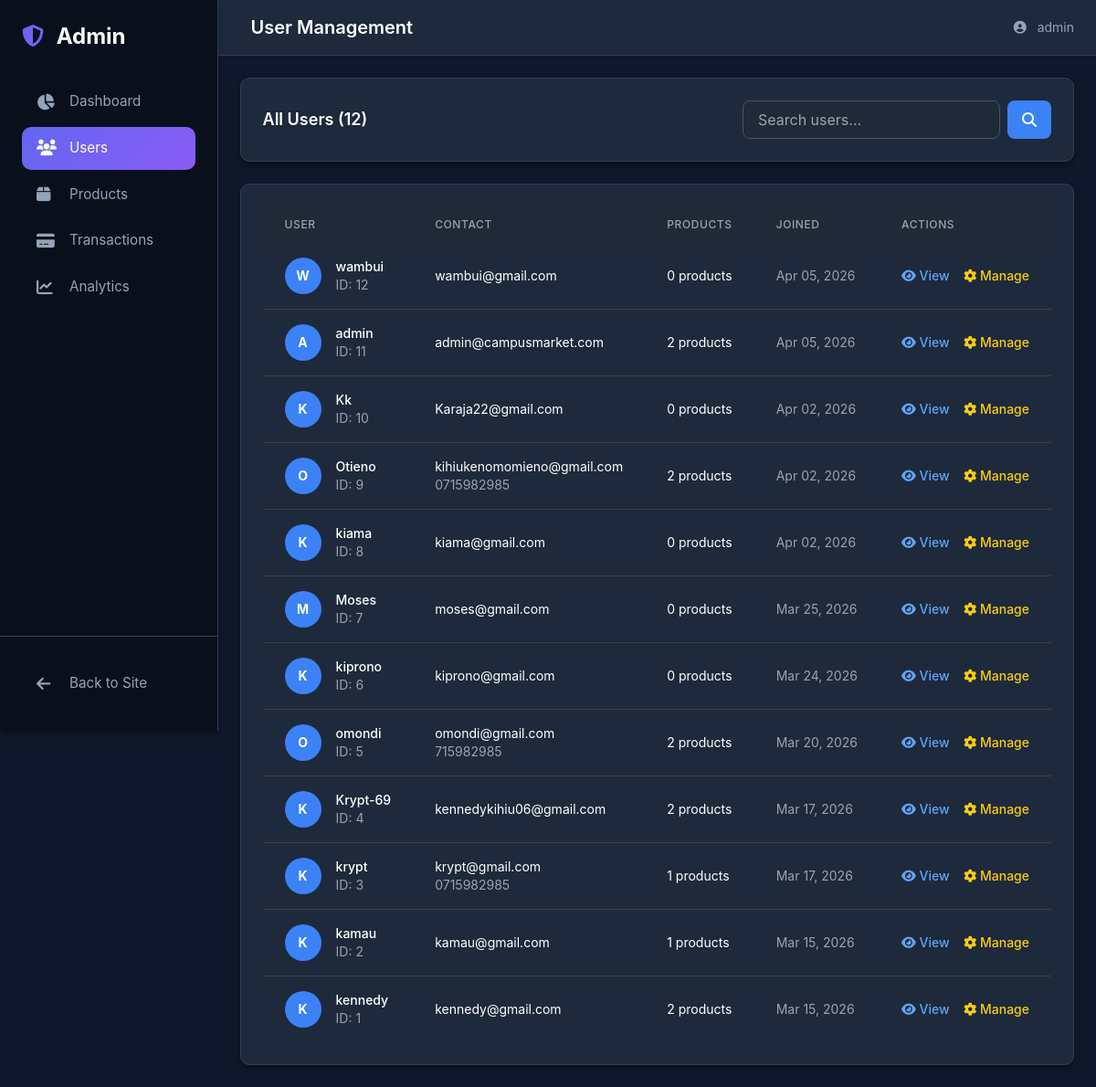
The app's page /admin/users (signed in), older data.
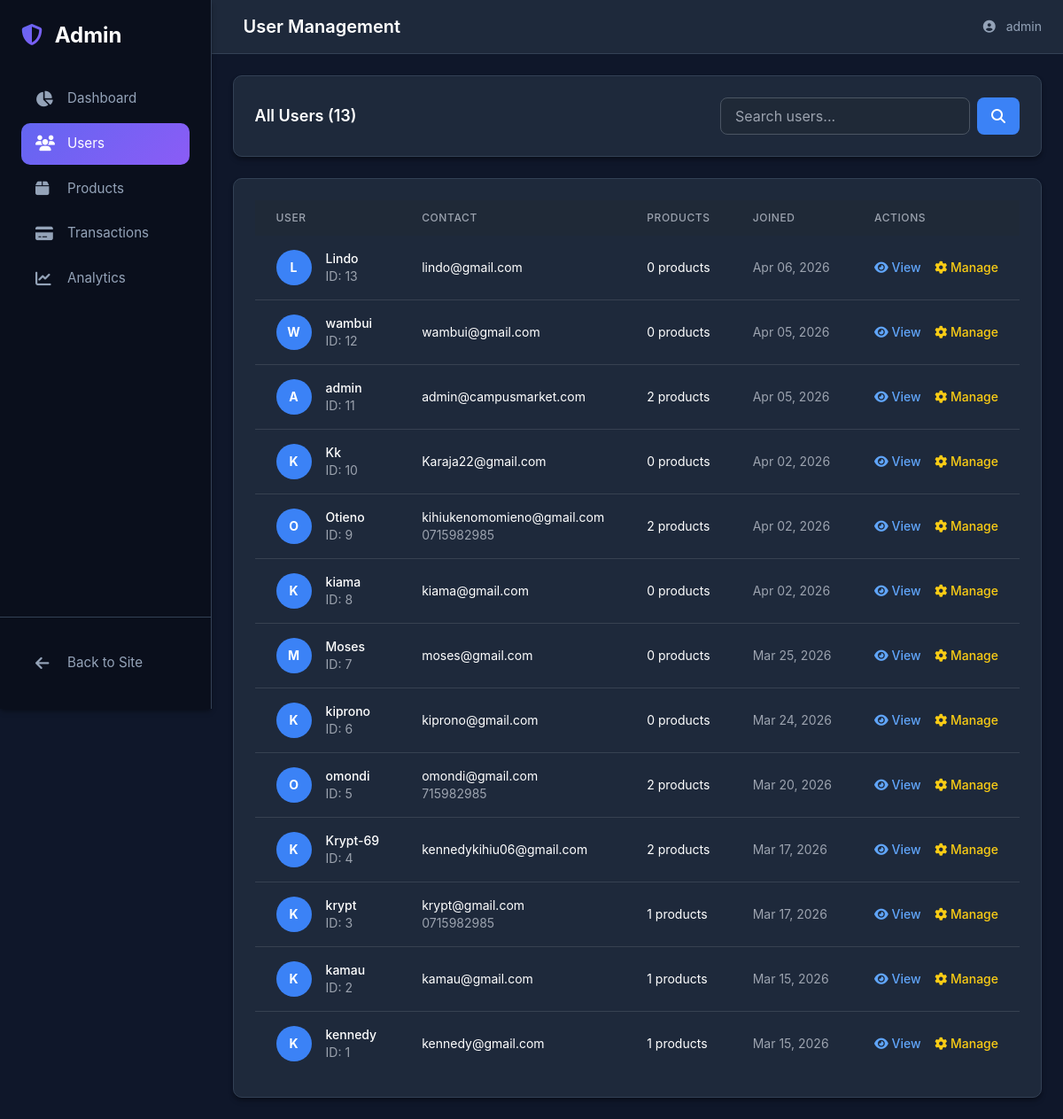
The same page, newer data.
### app/models.py (models this page shows, shortened)
class User(UserMixin, db.Model):
    __tablename__ = 'users'
    id = db.Column(db.Integer, primary_key=True)
    username = db.Column(db.String(80), unique=True, nullable=False)
    email = db.Column(db.String(120), unique=True, nullable=False)
    password_hash = db.Column(db.String(128))
    phone = db.Column(db.String(20))
    created_at = db.Column(db.DateTime, default=datetime.utcnow)
    google_id = db.Column(db.String(100), unique=True, nullable=True)
    profile_picture = db.Column(db.String(500), nullable=True)
    products = db.relationship('Product',
        foreign_keys='Product.seller_id',
        back_populates='seller',
        lazy=True
    )
    payments = db.relationship('Payment',
        back_populates='payment_user',
        lazy=True
    )
    phone_number = db.Column(db.String(20))
    campus_location = db.Column(db.String(100))
    hostel_name = db.Column(db.String(100))
    hostel_room = db.Column(db.String(20))
    whatsapp_number = db.Column(db.String(20))
    show_contact_details = db.Column(db.Boolean, default=True)
    contact_preference = db.Column(db.String(20), default='whatsapp')
    is_admin = db.Column(db.Boolean, default=False)
    conversations_as_buyer = db.relationship('Chat',
        foreign_keys='Chat.buyer_id',
        back_populates='buyer',
        lazy=True,
        cascade='all, delete-orphan'
    )
    conversations_as_seller = db.relationship('Chat',
        foreign_keys='Chat.seller_id',
        back_populates='seller',
        lazy=True,
        cascade='all, delete-orphan'
    )
    sent_messages = db.relationship('Message',
        foreign_keys='Message.sender_id',
        back_populates='sender',
        lazy=True,
        cascade='all, delete-orphan'
    )
    sent_offers = db.relationship('Offer',
        foreign_keys='Offer.buyer_id',
        back_populates='offer_buyer',
        lazy=True
    )
    received_offers = db.relationship('Offer',
        foreign_keys='Offer.seller_id',
        back_populates='offer_seller',
        lazy=True
    )

### app/admin/routes.py (the view)
@admin_bp.route('/users')
@login_required
@admin_required
def users_management():
    page = request.args.get('page', 1, type=int)
    search = request.args.get('search', '')
    query = User.query
    if search:
        query = query.filter(
            (User.username.ilike(f'%{search}%')) |
            (User.email.ilike(f'%{search}%'))
        )
    users = query.order_by(User.created_at.desc()).paginate(
        page=page, per_page=20, error_out=False
    )
    return render_template('admin/users.html', users=users, search=search)

### app/admin/routes.py (called while the page is built)
def admin_required(f):
    @wraps(f)
    def decorated_function(*args, **kwargs):
        if (not current_user.is_authenticated or
            not current_user.is_admin):
            flash('Admin access required.', 'error')
            return redirect(url_for('main.index'))
        return f(*args, **kwargs)
    return decorated_function

### app/models.py (called while the page is built)
@login_manager.user_loader
def load_user(user_id):
    return User.query.get(int(user_id))

### app/templates/admin/users.html (shortened to what the changed rows need)
{% extends "admin/base.html" %}
{% block header_title %}User Management{% endblock %}
{% block content %}
<div class="space-y-6">
    <div class="card p-6">
        <div class="flex flex-col sm:flex-row justify-between items-start sm:items-center space-y-4 sm:space-y-0">
            <h3 class="text-lg font-semibold text-white">All Users ({{ users.total }})</h3>
            <form method="GET" class="flex space-x-2">
                <input type="text"
                       name="search"
                       value="{{ search }}"
                       placeholder="Search users..."
                       class="px-4 py-2 bg-gray-800 border border-gray-600 rounded-lg text-white placeholder-gray-400 focus:outline-none focus:border-blue-500">
                <button type="submit"
                        class="px-4 py-2 bg-blue-500 text-white rounded-lg hover:bg-blue-600 transition-colors">
                </button>
            </form>
        </div>
    </div>
    <div class="card overflow-hidden">
        <div class="overflow-x-auto">
            <table class="w-full">
                <thead class="bg-gray-800">
                    <tr>
                        <th class="px-6 py-3 text-left text-xs font-medium text-gray-400 uppercase tracking-wider">User</th>
                        <th class="px-6 py-3 text-left text-xs font-medium text-gray-400 uppercase tracking-wider">Contact</th>
                        <th class="px-6 py-3 text-left text-xs font-medium text-gray-400 uppercase tracking-wider">Products</th>
                        <th class="px-6 py-3 text-left text-xs font-medium text-gray-400 uppercase tracking-wider">Joined</th>
                        <th class="px-6 py-3 text-left text-xs font-medium text-gray-400 uppercase tracking-wider">Actions</th>
                    </tr>
                </thead>
                <tbody class="divide-y divide-gray-700">
                    {% for user in users.items %}
                    <tr class="hover:bg-gray-800/50 transition-colors">
                        <td class="px-6 py-4 whitespace-nowrap">
                            <div class="flex items-center">
                                <div class="w-10 h-10 bg-blue-500 rounded-full flex items-center justify-center">
                                    <span class="text-sm font-bold text-white">{{ user.username[0]|upper }}</span>
                                </div>
                                <div class="ml-4">
                                    <div class="text-sm font-medium text-white">{{ user.username }}</div>
                                    <div class="text-sm text-gray-400">ID: {{ user.id }}</div>
                                </div>
                            </div>
                        </td>
                        <td class="px-6 py-4 whitespace-nowrap">
                            <div class="text-sm text-white">{{ user.email }}</div>
                            {% if user.phone_number %}
                            <div class="text-sm text-gray-400">{{ user.phone_number }}</div>
                            {% endif %}
                        </td>
                        <td class="px-6 py-4 whitespace-nowrap">
                            <div class="text-sm text-white">{{ user.products|length }} products</div>
                        </td>
                        <td class="px-6 py-4 whitespace-nowrap text-sm text-gray-400">
                            {{ user.created_at.strftime('%b %d, %Y') }}
                        </td>
                        <td class="px-6 py-4 whitespace-nowrap text-sm font-medium">
                            <a href="{{ url_for('admin.user_detail', user_id=user.id) }}"
                               class="text-blue-400 hover:text-blue-300 mr-3">
                                <i class="fas fa-eye"></i> View
                            </a>
                            <form action="{{ url_for('admin.toggle_user_status', user_id=user.id) }}"
                                  method="POST" class="inline">
                                <button type="submit"
                                        class="text-yellow-400 hover:text-yellow-300">
                                    <i class="fas fa-cog"></i> Manage
                                </button>
                            </form>
                        </td>
                    </tr>
                    {% endfor %}
                </tbody>
            </table>
        </div>
    </div>
</div>
{% endblock %}

### app/templates/admin/base.html (shortened to what this page needs)
<!DOCTYPE html>
<html lang="en">
<head>
    <script src="https://cdn.tailwindcss.com"></script>
    <link rel="stylesheet" href="https://cdnjs.cloudflare.com/ajax/libs/font-awesome/6.4.0/css/all.min.css">
</head>
<body>
    <div class="app-wrapper">
        <div class="sidebar" id="sidebar">
            <div class="p-4 md:p-6">
                <div class="flex items-center justify-between mb-8">
                    <h1 class="text-xl md:text-2xl font-bold">
                        <span class="text-gradient-primary">
                            <i class="fas fa-shield-alt mr-2"></i>
                        </span>
                        <span class="text-white">Admin</span>
                    </h1>
                </div>
                <nav class="space-y-1">
                    <a href="{{ url_for('admin.dashboard') }}"
                       class="nav-item {% if request.endpoint == 'admin.dashboard' %}active{% endif %}">
                        <i class="fas fa-chart-pie"></i>
                        Dashboard
                    </a>
                    <a href="{{ url_for('admin.users_management') }}"
                       class="nav-item {% if 'users' in request.endpoint %}active{% endif %}">
                        <i class="fas fa-users"></i>
                        Users
                    </a>
                    <a href="{{ url_for('admin.products_management') }}"
                       class="nav-item {% if 'products' in request.endpoint %}active{% endif %}">
                        <i class="fas fa-box"></i>
                        Products
                    </a>
                    <a href="{{ url_for('admin.transactions_management') }}"
                       class="nav-item {% if 'transactions' in request.endpoint %}active{% endif %}">
                        <i class="fas fa-credit-card"></i>
                        Transactions
                    </a>
                    <a href="{{ url_for('admin.analytics') }}"
                       class="nav-item {% if 'analytics' in request.endpoint %}active{% endif %}">
                        <i class="fas fa-chart-line"></i>
                        Analytics
                    </a>
                </nav>
                <div class="absolute bottom-0 left-0 right-0 p-4 md:p-6 border-t border-[var(--border-dark)]">
                    <a href="{{ url_for('main.index') }}"
                       class="nav-item w-full">
                        <i class="fas fa-arrow-left"></i>
                        Back to Site
                    </a>
                </div>
            </div>
        </div>
        <div class="main-content">
            <header class="header">
                <div class="flex items-center justify-between">
                    <div class="flex items-center space-x-3">
                        <h2 class="text-lg md:text-xl font-semibold text-white">
                            {% block header_title %}Dashboard{% endblock %}
                        </h2>
                    </div>
                    <div class="flex items-center space-x-2 md:space-x-4">
                        <span class="text-sm text-[var(--text-muted)] hidden sm:inline">
                            <i class="fas fa-user-circle mr-2"></i>
                            {{ current_user.username }}
                        </span>
                    </div>
                </div>
            </header>
            <main class="content-area">
                {% block content %}{% endblock %}
            </main>
        </div>
    </div>
</body>
</html>

Row changes from the older to the newer data that the page shows:
added User: username "L", username "Lindo", id "13", email "lindo@gmail.com", products|length "0", created_at "Apr 06, 2026"
computed for User "kennedy": products|length "2" → "1"
Text that changed along with them:
{{ users.total }}: "12" → "13"
